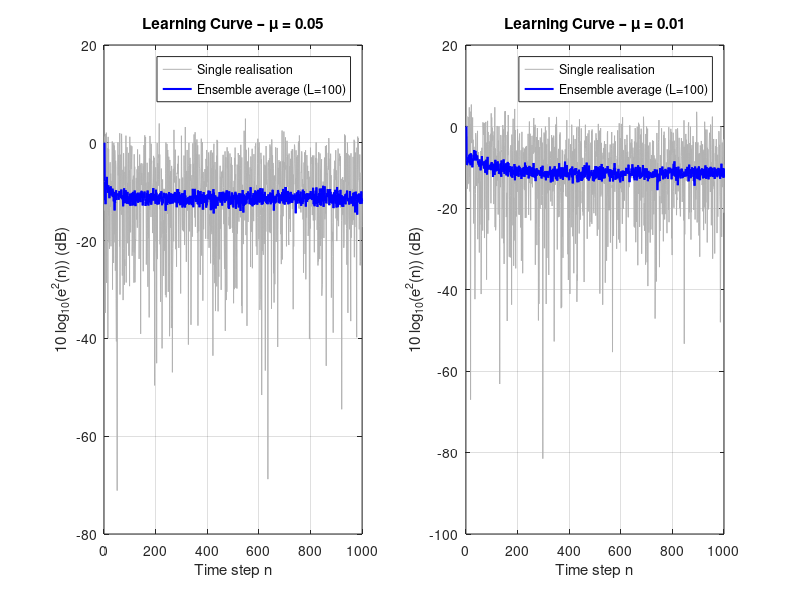

The MATLAB source for this figure: (Note: this script raises an error after producing the figure.)
%% ASPMI Part 2.1 – The Least Mean Square (LMS) Algorithm
% This script covers:
%   (a) Correlation matrix of the AR(2) input and convergence range for mu
%   (b) LMS adaptive predictor: squared error and learning curve
%   (c) Misadjustment estimation and comparison with theory
%   (d) Steady-state weight estimates
%   (e) Derivation note for Leaky LMS cost function
%   (f) Leaky LMS implementation

clc; clear; close all;

%% =========================================================
%% System parameters (same throughout Part 2.1)
%% =========================================================
a1    = 0.1;    % AR(2) coefficient 1
a2    = 0.8;    % AR(2) coefficient 2
sigma2_eta = 0.25;  % Noise variance (sigma_eta^2)
N     = 1000;   % Samples per realization
L     = 100;    % Number of independent realizations (for ensemble average)

%% =========================================================
%% (a) Correlation matrix R and convergence range for mu
%% =========================================================
% For the AR(2) process x(n) = a1*x(n-1) + a2*x(n-2) + eta(n),
% the input to the LMS filter is x(n) = [x(n-1), x(n-2)]^T.
% The 2x2 autocorrelation matrix is R = [[r(0), r(1)]; [r(1), r(0)]].
%
% The Yule-Walker equations give (for k >= 1):
%   r(k) = a1*r(k-1) + a2*r(k-2),       k >= 2
%   r(0) = a1*r(1) + a2*r(2) + sigma2_eta
%
% Solving: r(1) = a1*r(0) + a2*r(1)  =>  r(1) = a1/(1-a2) * r(0)
% Then r(2) = a1*r(1) + a2*r(0)
% And  r(0) from r(0) = a1*r(1) + a2*r(2) + sigma2_eta

% Compute r(1) in terms of r(0): r(1) = a1*r(0)/(1-a2)
c = a1 / (1 - a2);          % r(1) = c * r(0)
% r(2) = a1*r(1) + a2*r(0) = (a1*c + a2)*r(0)
d = a1 * c + a2;             % r(2) = d * r(0)
% Substitute into r(0) equation: r(0) = a1*c*r(0) + a2*d*r(0) + sigma2_eta
% => r(0)*(1 - a1*c - a2*d) = sigma2_eta
r0 = sigma2_eta / (1 - a1*c - a2*d);
r1 = c * r0;

% Build 2x2 autocorrelation matrix
R = [r0, r1; r1, r0];

fprintf('=== Part (a): Correlation matrix R ===\n');
disp(R);

% LMS convergence in the mean requires: 0 < mu < 2/lambda_max
% where lambda_max is the largest eigenvalue of R.
lambda_max = max(eig(R));
mu_max = 2 / lambda_max;
fprintf('Largest eigenvalue of R: %.4f\n', lambda_max);
fprintf('Convergence range: 0 < mu < %.4f\n\n', mu_max);

%% =========================================================
%% (b) LMS adaptive predictor – squared error and learning curves
%% =========================================================
mu_vals = [0.05, 0.01];  % Two step sizes to compare

% Storage: rows = realizations, columns = time steps
e2_all = zeros(L, N, length(mu_vals));  % Squared error for each mu

for m = 1:length(mu_vals)
    mu = mu_vals(m);
    for l = 1:L
        % Generate AR(2) process of length N+2 (extra samples for initial conditions)
        eta = sqrt(sigma2_eta) * randn(1, N+2);
        x   = zeros(1, N+2);
        for n = 3:N+2
            x(n) = a1*x(n-1) + a2*x(n-2) + eta(n);
        end
        x = x(3:end);  % Discard first 2 initialisation samples

        % LMS adaptive predictor (filter order M=2)
        w = zeros(2, 1);    % Initial weights [w1; w2]
        for n = 3:N
            % Input vector: x at lags 1 and 2
            xv = [x(n-1); x(n-2)];
            % Prediction and error
            x_hat = w' * xv;
            e      = x(n) - x_hat;
            % Squared prediction error in dB
            e2_all(l, n, m) = 10 * log10(e^2 + eps);
            % LMS weight update
            w = w + mu * e * xv;
        end
    end
end

% Plot squared error for a single realisation and the ensemble-averaged learning curve
figure;
for m = 1:length(mu_vals)
    subplot(1, 2, m);
    % Single realization squared error
    plot(1:N, squeeze(e2_all(1,:,m)), 'Color', [0.7 0.7 0.7], 'LineWidth', 0.5);
    hold on;
    % Ensemble-averaged learning curve
    plot(1:N, mean(squeeze(e2_all(:,:,m)), 1), 'b', 'LineWidth', 1.5);
    xlabel('Time step n');
    ylabel('10 log_{10}(e^2(n)) (dB)');
    title(sprintf('Learning Curve – \\mu = %.2f', mu_vals(m)));
    legend({'Single realisation', 'Ensemble average (L=100)'}, 'Location', 'best');
    grid on;
end
sgtitle('LMS Adaptive Predictor: Squared Prediction Error');

%% =========================================================
%% (c) Misadjustment – estimated vs. theoretical
%% =========================================================
% Theoretical misadjustment (small step-size approximation):
%   M_LMS ≈ (mu/2) * Tr{R}
% Tr{R} = r(0) + r(0) = 2*r(0) for a 2x2 matrix with equal diagonal entries.
TrR = trace(R);

fprintf('=== Part (c): Misadjustment ===\n');
for m = 1:length(mu_vals)
    mu = mu_vals(m);

    % Theoretical misadjustment
    M_theory = (mu / 2) * TrR;

    % Empirical misadjustment: use second half of each learning curve (steady state)
    % MSE_ss = mean of e^2 (not in dB) in steady state, averaged over L trials
    % First reconstruct e^2 (linear) from e2_all which is already in dB
    lc_db     = mean(squeeze(e2_all(:,:,m)), 1);    % ensemble-averaged learning curve (dB)
    lc_lin    = 10.^(lc_db / 10);                   % convert back to linear
    ss_region = round(0.5*N):N;                      % steady-state region (last 50%)
    MSE_ss    = mean(lc_lin(ss_region));             % steady-state MSE

    M_est = (MSE_ss - sigma2_eta) / sigma2_eta;

    fprintf('mu = %.2f: Theoretical M = %.4f, Estimated M = %.4f\n', mu, M_theory, M_est);
end
fprintf('\n');

%% =========================================================
%% (d) Steady-state weight estimates
%% =========================================================
fprintf('=== Part (d): Steady-state weight estimates ===\n');
for m = 1:length(mu_vals)
    mu = mu_vals(m);
    w_all = zeros(L, 2);  % Store final weights for each trial

    for l = 1:L
        eta = sqrt(sigma2_eta) * randn(1, N+2);
        x   = zeros(1, N+2);
        for n = 3:N+2
            x(n) = a1*x(n-1) + a2*x(n-2) + eta(n);
        end
        x = x(3:end);

        w = zeros(2, 1);
        % Run LMS and record the final weight vector
        for n = 3:N
            xv    = [x(n-1); x(n-2)];
            e     = x(n) - w' * xv;
            w     = w + mu * e * xv;
        end
        w_all(l, :) = w';
    end

    % Average final weights over all L trials
    w_mean = mean(w_all, 1);
    fprintf('mu = %.2f: w1_est = %.4f (true %.1f), w2_est = %.4f (true %.1f)\n', ...
        mu, w_mean(1), a1, w_mean(2), a2);
end
fprintf('Standard LMS converges to unbiased estimates of the AR coefficients.\n');
fprintf('Any small deviation from the true values is due to finite N and noise variance,\n');
fprintf('not a systematic bias. Leaky LMS (Part f) introduces genuine bias via the L2 term.\n\n');

%% =========================================================
%% (e) Leaky LMS derivation note (analytical – shown in comments)
%% =========================================================
% The leaky LMS minimises J2(n) = (1/2)(e^2(n) + gamma*||w(n)||^2).
% Taking the stochastic gradient:
%   dJ2/dw = -e(n)*x(n) + gamma*w(n)
% The LMS-type update is:
%   w(n+1) = w(n) - mu * dJ2/dw = w(n) + mu*e(n)*x(n) - mu*gamma*w(n)
%           = (1 - mu*gamma)*w(n) + mu*e(n)*x(n)
% which is exactly the Leaky LMS equation (Eq. 19 in the coursework).

%% =========================================================
%% (f) Leaky LMS implementation
%% =========================================================
gamma_vals = [0.001, 0.01, 0.1];   % Leakage coefficients to test
mu_leaky   = 0.05;                  % Fixed step size for leaky LMS

fprintf('=== Part (f): Leaky LMS steady-state weights ===\n');
fprintf('True coefficients: a1 = %.1f, a2 = %.1f\n', a1, a2);

% Plot weight trajectories for different gamma values
figure;
colors = lines(length(gamma_vals));

for g = 1:length(gamma_vals)
    gamma = gamma_vals(g);
    w_all_leaky = zeros(L, 2);

    for l = 1:L
        eta = sqrt(sigma2_eta) * randn(1, N+2);
        x   = zeros(1, N+2);
        for n = 3:N+2
            x(n) = a1*x(n-1) + a2*x(n-2) + eta(n);
        end
        x = x(3:end);

        w         = zeros(2, 1);
        w_traj    = zeros(2, N);  % Weight trajectory (for first realization only)
        for n = 3:N
            xv         = [x(n-1); x(n-2)];
            e          = x(n) - w' * xv;
            w          = (1 - mu_leaky*gamma) * w + mu_leaky * e * xv;
            w_traj(:, n) = w;
        end
        w_all_leaky(l, :) = w';
    end

    w_leaky_mean = mean(w_all_leaky, 1);
    fprintf('gamma = %.3f: w1_est = %.4f, w2_est = %.4f\n', gamma, w_leaky_mean(1), w_leaky_mean(2));

    % Plot weight trajectory for the last trial
    subplot(length(gamma_vals), 1, g);
    plot(1:N, w_traj(1,:), 'Color', colors(1,:), 'LineWidth', 1.2); hold on;
    plot(1:N, w_traj(2,:), 'Color', colors(2,:), 'LineWidth', 1.2);
    yline(a1, '--', 'Color', colors(1,:), 'LineWidth', 1);
    yline(a2, '--', 'Color', colors(2,:), 'LineWidth', 1);
    xlabel('Time step n');
    ylabel('Weight value');
    title(sprintf('Leaky LMS weight trajectories: \\gamma = %.3f, \\mu = %.2f', gamma, mu_leaky));
    legend({'w_1(n)', 'w_2(n)', 'True a_1', 'True a_2'}, 'Location', 'best');
    grid on;
end
sgtitle('Leaky LMS: Weight trajectories for different \gamma values');

fprintf('\nNote: The leaky LMS converges to a biased solution because the L2 penalty\n');
fprintf('in J2 shrinks the weights toward zero, not toward the true AR coefficients.\n');
